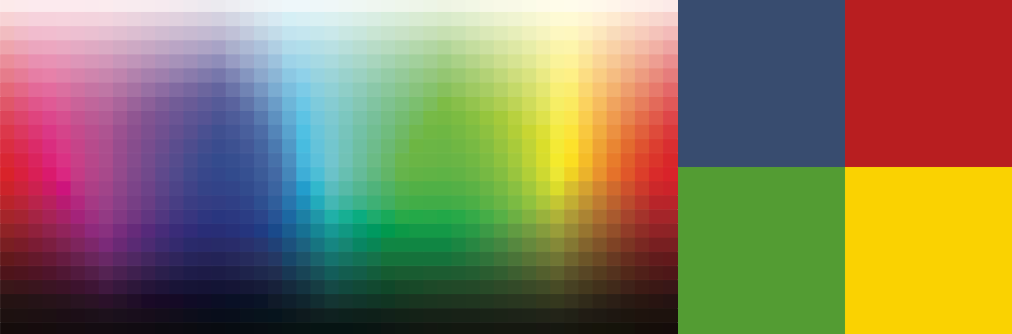
#> input picture ralcolors.png, 2024 x 668 px (shown at 1/2 size)
$ python hsvbound.py
#> lines starting #> are read from the running program, lines starting #| are printed output that depends on the picture; after the words box and inside, x2 and y2 are one past the last pixel; in counts of white or black regions, pixels touching at a corner belong together
import cv2
import numpy as np

def nothing(x):
    pass

image = cv2.imread('ralcolors.png')
#> image is the input picture: shape (668, 2024, 3); mean B, G, R 92.5, 122, 133.8
image = cv2.resize(image, (750, 450))
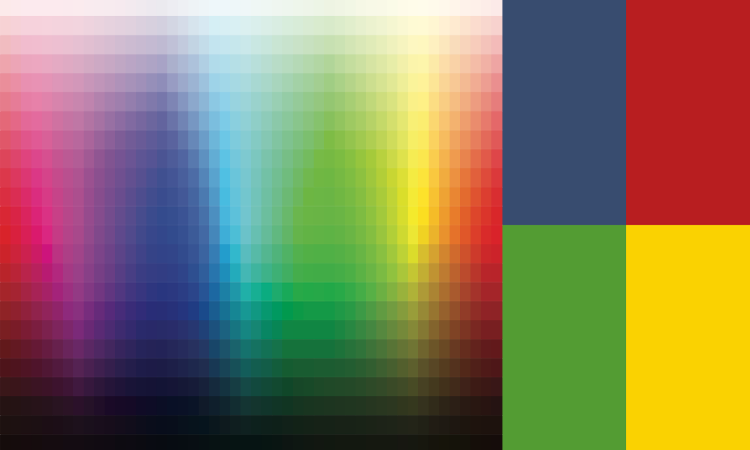
#> image: shape (450, 750, 3); mean B, G, R 92.5, 122, 133.8
cv2.namedWindow('Image')

cv2.createTrackbar('Lower H', 'Image', 0, 179, nothing)
#> slider 'Lower H' is set to 35
cv2.createTrackbar('Lower S', 'Image', 0, 255, nothing)
#> slider 'Lower S' is set to 51
cv2.createTrackbar('Lower V', 'Image', 0, 255, nothing)
#> slider 'Lower V' is set to 51
cv2.createTrackbar('Upper H', 'Image', 0, 179, nothing)
#> slider 'Upper H' is set to 179
cv2.createTrackbar('Upper S', 'Image', 0, 255, nothing)
#> slider 'Upper S' is set to 255
cv2.createTrackbar('Upper V', 'Image', 0, 255, nothing)
#> slider 'Upper V' is set to 255

cv2.setTrackbarPos('Upper H', 'Image', 179)
cv2.setTrackbarPos('Upper S', 'Image', 255)
cv2.setTrackbarPos('Upper V', 'Image', 255)

while True:
    hsv = cv2.cvtColor(image, cv2.COLOR_BGR2HSV)
#> hsv: shape (450, 750, 3); mean H, S, V 75.5, 151, 166.4

    lower_h = cv2.getTrackbarPos('Lower H', 'Image')
    lower_s = cv2.getTrackbarPos('Lower S', 'Image')
    lower_v = cv2.getTrackbarPos('Lower V', 'Image')
    upper_h = cv2.getTrackbarPos('Upper H', 'Image')
    upper_s = cv2.getTrackbarPos('Upper S', 'Image')
    upper_v = cv2.getTrackbarPos('Upper V', 'Image')

    lower_bound = np.array([lower_h, lower_s, lower_v])
    upper_bound = np.array([upper_h, upper_s, upper_v])

    mask = cv2.inRange(hsv, lower_bound, upper_bound)
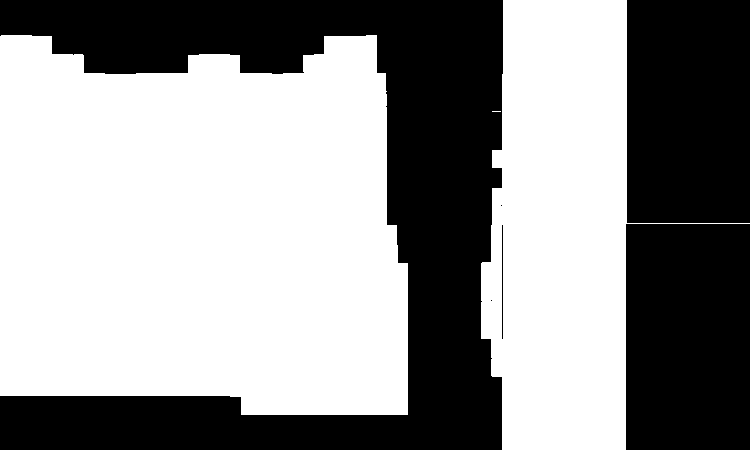
#> mask: shape (450, 750); 58.1% white; 6 black regions (2 under 20 px), largest, box (x1, y1, x2, y2) and area: (0, 0, 503, 450) 85777, (626, 224, 750, 450) 28024, (627, 0, 750, 223) 27429, (502, 225, 503, 339) 114
    mask = cv2.bitwise_and(image, image, mask=mask)
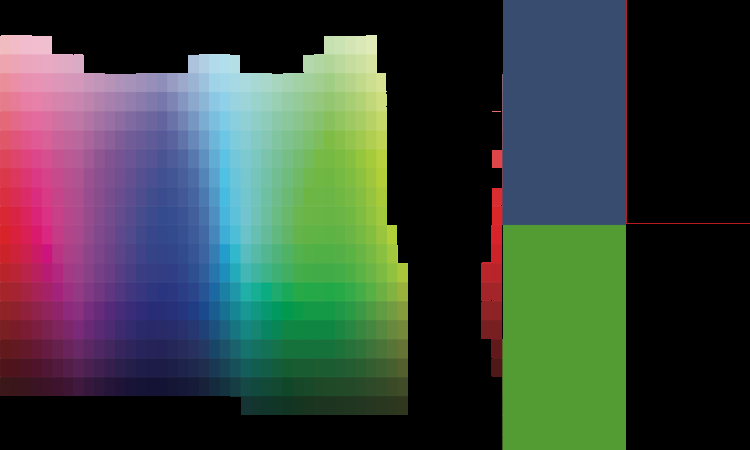
#> mask: shape (450, 750, 3); mean B, G, R 62.2, 67.3, 57.7

    cv2.imshow('Image', mask)

    if cv2.waitKey(1) & 0xFF == ord('q'):
#> (key q is pressed here)
        break

cv2.destroyAllWindows()
